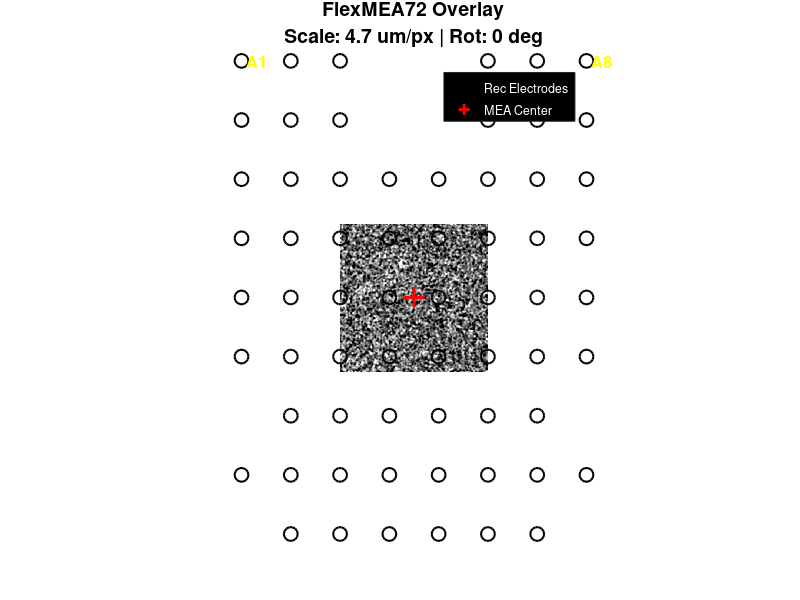

Reproduce this figure in MATLAB.
% MEA_Overlay_FlexMEA72_Corrected.m
clear; clc; close all;

%% ========================================================================
%  USER CALIBRATION SETTINGS (UPDATED FROM PROTOCOL)
% ========================================================================
% 1. SCALING: 
% The protocol note says "4.7 um resolution per pixel".
% However, your image is 540px wide (protocol says camera is 1392px).
% This suggests your image might be binned (2x or 3x) or cropped.

% START with 4.7. 
% -> If the grid is WAY too big, try multiplying by 2 (9.4) or 3 (14.1).
MICRONS_PER_PIXEL = 4.7 *1; 

% 2. ROTATION: 
% The MEA is on the right hemisphere. Start at 0 and rotate to align
% with the electrode "shadows" visible in the background image.
ROTATION_DEG = 0;         

% 3. POSITIONING: 
% Use these to center the grid over the trepanation window.
NUDGE_X_PX = 0;           
NUDGE_Y_PX = 0;           

% 4. VISUALS
SIGMA = 2.0;              
SATURATION_PCT = 99.0;

%% ========================================================================
%  1. DATA LOADING (Preserved from your script)
% ========================================================================
fprintf('Loading data...\n');
data_found = false;

% Check workspace variables
if exist('reconstructed_movie', 'var'), M = double(reconstructed_movie); data_found = true;
elseif exist('mov_recon', 'var'), M = double(mov_recon); data_found = true;
elseif exist('mov', 'var'), M = double(mov); data_found = true;
end

% Check files if variable not found
if ~data_found
    if ~exist('data', 'dir')
         % Fallback for direct run without data folder, creates dummy noise data
         fprintf('! No data found. Generating DUMMY DATA for demonstration.\n');
         M = rand(400, 400, 50); 
         sampling_rate = 250;
    else
        files = dir('data/reconstructed_ICs_*.mat');
        if isempty(files), error('No reconstruction files found in /data!'); end
        
        if length(files) == 1, file_idx = 1;
        else, file_idx = 1; 
        end % Default to first
        loaded_data = load(fullfile('data', files(file_idx).name));
        
        if isfield(loaded_data, 'reconstructed_movie')
            M = double(loaded_data.reconstructed_movie);
        elseif isfield(loaded_data, 'mov')
            M = double(loaded_data.mov);
        else
            error('Could not find movie variable in .mat file.');
        end
        
        if isfield(loaded_data, 'Fs'), sampling_rate = loaded_data.Fs; else, sampling_rate = 250; end
    end
end

[H, W, T] = size(M);
fprintf('Data Loaded: %d x %d pixels, %d frames.\n', H, W, T);

% Calculate Image Center
img_center_x = W / 2;
img_center_y = H / 2;

%% ========================================================================
%  2. GENERATE FLEXMEA72 GEOMETRY
% ========================================================================
% Specs from FlexMEA72 Datasheet
pitch_x_um = 625; 
pitch_y_um = 750;
rows = 9; % A, B, C, D, E, F, G, H, J
cols = 8; % 1 - 8

% Create Grid (Cols 1-8, Rows 1-9)
[gx_idx, gy_idx] = meshgrid(1:cols, 1:rows);

% Define Exclusion Mask (GND and REF electrodes)
% Based on FlexMEA72 Layout Page 2 (Blue pads are GND/REF)
% Row Indices: A=1, B=2, ... G=7, H=8, J=9.
valid_mask = true(rows, cols);

% Exclude Row A (1): A4, A5 (GND)
valid_mask(1, 4:5) = false; 

% Exclude Row B (2): B4, B5 (REF)
valid_mask(2, 4:5) = false;

% Exclude Row G (7): G1, G8 (REF)
valid_mask(7, 1) = false;
valid_mask(7, 8) = false;

% Exclude Row J (9): J1, J8 (GND)
valid_mask(9, 1) = false;
valid_mask(9, 8) = false;

% --- Calculate Physical Coordinates (microns) centered at (0,0) ---
% We center the grid so (0,0) is the geometric center of the array
phys_x = (gx_idx - 4.5) * pitch_x_um; % 4.5 is center of 1..8
phys_y = (gy_idx - 5.0) * pitch_y_um; % 5.0 is center of 1..9

% --- Apply Calibration (Microns -> Pixels) ---
mea_px_x = phys_x / MICRONS_PER_PIXEL;
mea_px_y = phys_y / MICRONS_PER_PIXEL;

% --- Apply Rotation ---
theta = deg2rad(ROTATION_DEG);
R = [cos(theta), -sin(theta); sin(theta), cos(theta)];

rot_x = zeros(size(mea_px_x));
rot_y = zeros(size(mea_px_y));

for i = 1:numel(mea_px_x)
    pt = R * [mea_px_x(i); mea_px_y(i)];
    rot_x(i) = pt(1);
    rot_y(i) = pt(2);
end

% --- Apply Translation (Center on image + Nudge) ---
final_x = rot_x + img_center_x + NUDGE_X_PX;
final_y = rot_y + img_center_y + NUDGE_Y_PX;

% Filter for only recording electrodes
rec_x = final_x(valid_mask);
rec_y = final_y(valid_mask);
ref_x = final_x(~valid_mask); % If you ever want to see the excluded ones
ref_y = final_y(~valid_mask);

%% ========================================================================
%  3. VISUALIZATION
% ========================================================================
fprintf('Generating Overlay...\n');

% Prepare a background frame (e.g., mean of first few frames or frame 376)
frame_idx = min(376, T); 
bg_img = M(:,:,frame_idx);

% Simple contrast stretch for display
bg_img = imgaussfilt(bg_img, SIGMA);
clim_low = prctile(bg_img(:), 5);
clim_high = prctile(bg_img(:), SATURATION_PCT);

figure('Name', 'FlexMEA72 Alignment Check', 'Color', 'w', 'Position', [100 100 1000 800]);

% 1. Plot Image
imagesc(bg_img);
colormap('gray');
caxis([clim_low, clim_high]);
axis image off;
hold on;

% 2. Plot Recording Electrodes (The "Diamond/Arrow" shape)
% We plot them as clear circles with black edges
scatter(rec_x, rec_y, 100, 'o', ...
    'MarkerEdgeColor', 'k', ...
    'MarkerFaceColor', 'none', ...
    'LineWidth', 1.5, ...
    'DisplayName', 'Recording Channels');

% 3. Plot Center Crosshair (Helper to see alignment center)
plot(img_center_x + NUDGE_X_PX, img_center_y + NUDGE_Y_PX, 'r+', 'MarkerSize', 15, 'LineWidth', 2);

% Label a few corners to help orientation (Optional)
% Find specific corners in the transformed coordinates
idx_A1 = sub2ind(size(final_x), 1, 1); % Row 1, Col 1
idx_J8 = sub2ind(size(final_x), 9, 8); % Row 9, Col 8 (Excluded, but useful for bounds)
idx_A8 = sub2ind(size(final_x), 1, 8);

text(final_x(idx_A1), final_y(idx_A1), ' A1', 'Color', 'y', 'FontWeight', 'bold', 'FontSize', 12);
text(final_x(idx_A8), final_y(idx_A8), ' A8', 'Color', 'y', 'FontWeight', 'bold', 'FontSize', 12);

title(sprintf('FlexMEA72 Overlay\nScale: %.1f um/px | Rot: %.0f deg', ...
    MICRONS_PER_PIXEL, ROTATION_DEG), 'FontSize', 14);

legend({'Rec Electrodes', 'MEA Center'}, 'Location', 'northeast', 'TextColor', 'w', 'Color', 'k');
hold off;

fprintf('Done! If the grid is too big, increase "MICRONS_PER_PIXEL" at the top of the script.\n');
